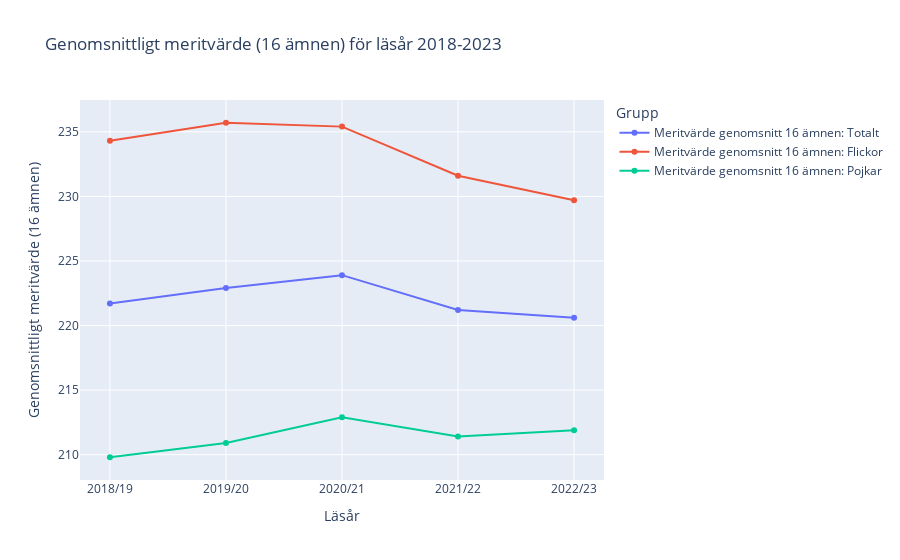

The notebook cell saved with this chart:
### Code cell
#Skapar en plot

fig = px.line(df_meritvärde_long, x = "Läsår", y = "Meritvärde", color = "Grupp",
              markers = True, 
              labels = {"Meritvärde": "Genomsnittligt meritvärde (16 ämnen)", "Läsår": "Läsår"},
              title = "Genomsnittligt meritvärde (16 ämnen) för läsår 2018-2023")


fig.show()

### Figure 1 — Plotly figure (JSON) as saved in the notebook; plotly's stock layout.template omitted (floating-point values rounded to 4 significant figures)
{"data": [{"hovertemplate": "Grupp=Meritvärde genomsnitt 16 ämnen: Totalt<br>Läsår=%{x}<br>Genomsnittligt meritvärde (16 ämnen)=%{y}<extra></extra>", "legendgroup": "Meritvärde genomsnitt 16 ämnen: Totalt", "line": {"color": "#636efa", "dash": "solid"}, "marker": {"symbol": "circle"}, "mode": "lines+markers", "name": "Meritvärde genomsnitt 16 ämnen: Totalt", "orientation": "v", "showlegend": true, "type": "scatter", "x": ["2018/19", "2019/20", "2020/21", "2021/22", "2022/23"], "xaxis": "x", "y": [221.7, 222.9, 223.9, 221.2, 220.6], "yaxis": "y"}, {"hovertemplate": "Grupp=Meritvärde genomsnitt 16 ämnen: Flickor<br>Läsår=%{x}<br>Genomsnittligt meritvärde (16 ämnen)=%{y}<extra></extra>", "legendgroup": "Meritvärde genomsnitt 16 ämnen: Flickor", "line": {"color": "#EF553B", "dash": "solid"}, "marker": {"symbol": "circle"}, "mode": "lines+markers", "name": "Meritvärde genomsnitt 16 ämnen: Flickor", "orientation": "v", "showlegend": true, "type": "scatter", "x": ["2018/19", "2019/20", "2020/21", "2021/22", "2022/23"], "xaxis": "x", "y": [234.3, 235.7, 235.4, 231.6, 229.7], "yaxis": "y"}, {"hovertemplate": "Grupp=Meritvärde genomsnitt 16 ämnen: Pojkar<br>Läsår=%{x}<br>Genomsnittligt meritvärde (16 ämnen)=%{y}<extra></extra>", "legendgroup": "Meritvärde genomsnitt 16 ämnen: Pojkar", "line": {"color": "#00cc96", "dash": "solid"}, "marker": {"symbol": "circle"}, "mode": "lines+markers", "name": "Meritvärde genomsnitt 16 ämnen: Pojkar", "orientation": "v", "showlegend": true, "type": "scatter", "x": ["2018/19", "2019/20", "2020/21", "2021/22", "2022/23"], "xaxis": "x", "y": [209.8, 210.9, 212.9, 211.4, 211.9], "yaxis": "y"}], "layout": {"legend": {"title": {"text": "Grupp"}, "tracegroupgap": 0}, "title": {"text": "Genomsnittligt meritvärde (16 ämnen) för läsår 2018-2023"}, "xaxis": {"anchor": "y", "domain": [0, 1], "title": {"text": "Läsår"}}, "yaxis": {"anchor": "x", "domain": [0, 1], "title": {"text": "Genomsnittligt meritvärde (16 ämnen)"}}}}
